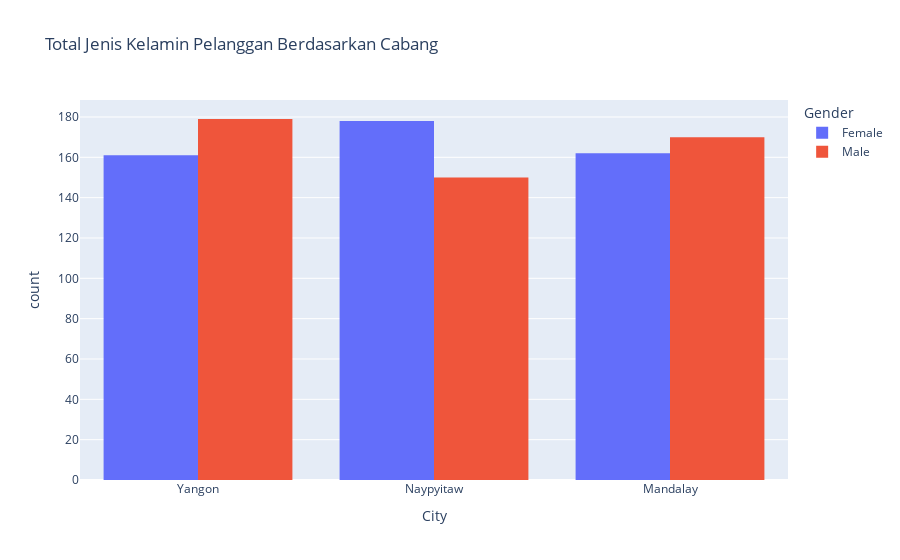

The cell this chart's notebook holds for it:
### Code cell
fig = px.histogram(df,x= 'City',color='Gender',barmode='group',
                   title='Total Jenis Kelamin Pelanggan Berdasarkan Cabang')
fig

### Figure 1 — Plotly figure (JSON) as saved in the notebook; plotly's stock layout.template omitted (floating-point values rounded to 4 significant figures; data arrays with more than 128 entries replaced by an {"elided": "..."} marker saying what was removed)
{"data": [{"alignmentgroup": "True", "bingroup": "x", "hovertemplate": "Gender=Female<br>City=%{x}<br>count=%{y}<extra></extra>", "legendgroup": "Female", "marker": {"color": "#636efa", "pattern": {"shape": ""}}, "name": "Female", "offsetgroup": "Female", "orientation": "v", "showlegend": true, "type": "histogram", "x": {"elided": "501 str values"}, "xaxis": "x", "yaxis": "y"}, {"alignmentgroup": "True", "bingroup": "x", "hovertemplate": "Gender=Male<br>City=%{x}<br>count=%{y}<extra></extra>", "legendgroup": "Male", "marker": {"color": "#EF553B", "pattern": {"shape": ""}}, "name": "Male", "offsetgroup": "Male", "orientation": "v", "showlegend": true, "type": "histogram", "x": {"elided": "499 str values"}, "xaxis": "x", "yaxis": "y"}], "layout": {"barmode": "group", "legend": {"title": {"text": "Gender"}, "tracegroupgap": 0}, "title": {"text": "Total Jenis Kelamin Pelanggan Berdasarkan Cabang"}, "xaxis": {"anchor": "y", "domain": [0, 1], "title": {"text": "City"}}, "yaxis": {"anchor": "x", "domain": [0, 1], "title": {"text": "count"}}}}
